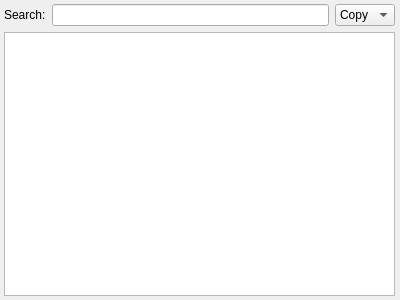
<?xml version="1.0" encoding="UTF-8"?>
<ui version="4.0">
 <class>OutputWindow</class>
 <widget class="QDockWidget" name="OutputWindow">
  <property name="geometry">
   <rect>
    <x>0</x>
    <y>0</y>
    <width>400</width>
    <height>300</height>
   </rect>
  </property>
  <property name="windowTitle">
   <string>Output</string>
  </property>
  <widget class="QWidget" name="dockWidgetContents">
   <layout class="QVBoxLayout" name="verticalLayout_2">
    <property name="leftMargin">
     <number>4</number>
    </property>
    <property name="topMargin">
     <number>4</number>
    </property>
    <property name="rightMargin">
     <number>5</number>
    </property>
    <property name="bottomMargin">
     <number>4</number>
    </property>
    <item>
     <layout class="QVBoxLayout" name="verticalLayout">
      <item>
       <layout class="QHBoxLayout" name="horizontalLayout">
        <item>
         <widget class="QLabel" name="label">
          <property name="text">
           <string>Search:</string>
          </property>
         </widget>
        </item>
        <item>
         <widget class="QLineEdit" name="lineEdit"/>
        </item>
        <item>
         <widget class="QComboBox" name="comboBox">
          <item>
           <property name="text">
            <string>Copy</string>
           </property>
          </item>
          <item>
           <property name="text">
            <string>Clear</string>
           </property>
          </item>
         </widget>
        </item>
       </layout>
      </item>
      <item>
       <widget class="QPlainTextEdit" name="outputTextEdit"/>
      </item>
     </layout>
    </item>
   </layout>
  </widget>
 </widget>
 <resources>
  <include location="../rizekqsseditor.qrc"/>
 </resources>
 <connections/>
</ui>
